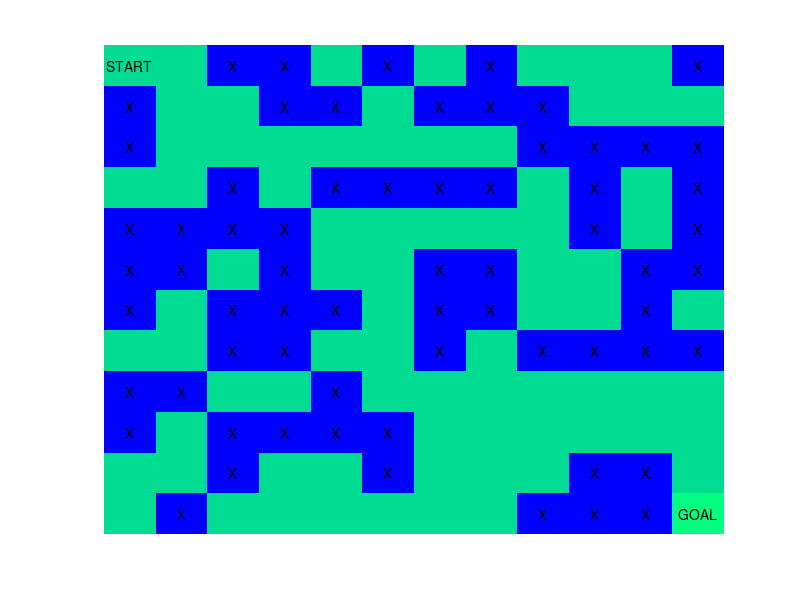

Recreate this plot in MATLAB. (Note: this script raises an error after producing the figure.)
%% Maze Solving Using Q-learning Algorithm
% *Author:* Bhartendu Thakur, Viji Narayan
% 
% *School:* Departement of Mathematics, IIST
%% Description
% In this example we will sovle a maze using Q-Learning (Reinforcement Learning)
% 
% 
% 
% *Reinforcement Learning*
% 
% Reinforcement learning (Sutton & Barto, 1998) is a principled mathematical 
% framework for experience-driven, goal-directed learning and decision making. 
% RL starts with interaction between agent and environment, agent take action 
% in environment, which drives it to next state and receives a rewards based on 
% the goodness of that action. As shown in figure 1, at any time-step _*t_*, agent 
% being in state $s_t$ take action $a_t$ in environment gets reward $r_t$ and 
% observe next state $s_{t+1}$. Reinforcement learning algorithms, push up the 
% probabilities of taking good actions to achieve desired goals. In this example 
% we'll solve _n x n _maze using Q-learning technique.
% 
% 
% 
%  FIGURE 1: Reinforcement Learning
% 
% *Q-Learning*
% 
% Reinforcement learning can generally be sub-divided into model-free & model-based 
% as shown in figure 2. In model-based RL dynamical model of the environment is 
% used & in model-free RL, a policy or value function is learnt.
% 
% 
% 
% 
% 
% FIGURE 2: Subdivision in RL
% 
% 
% 
% Model-free RL is divided into two broad categories, off-policy & on-policy 
% learning. On-policy method such as SARSA, return for state-action pairs assuming 
% the current policy continues to be followed is estimated, where return is termed 
% for total discounted future reward. In off-policy methods policy used to generate 
% training data (Behaviour policy) & policy to be estimated (Target policy) are 
% different.
% 
% 
% 
% 
% 
% FIGURE 3: Block diagram: Q-learning
% 
% 
% 
% Q-learning as shown in figure 2, a model-free, off-policy learning proposed 
% by (Watkins & Dayan, 1992) is basically process of evaluating the goodness of 
% a state-action pair. Q-value at state_ s_ and action _a_, is defined the expected 
% cumulative reward from taking action _a_ in state_ s_ and then following the 
% _policy. _In other words Q-Learning is off-policy learning as one can choose 
% our action just by looking at $Q(s', a')$, without worrying about what happens 
% next. In each episode, Q-values of current state _s_ are updated using the Q-value 
% of next state _s'_ and the greedy action _a'_ using Bellman Optimality Equation 
% which is given below,
% 
% 
% 
% $$Q^*(s,a) = \mathbb{E}_{s' \sim \epsilon}\bigg[{ r + \gamma \max_{a'} 
% Q^*(s', a') \Big| s, a }\bigg]$$
% 
%  
% 
% *Bellman Equation* for Q-value Function serves as a target (greedy) policy 
% along with   $\epsilon$-greedy policy as behavior policy where random action 
% is chosen with a small probability of $\epsilon$, greedy action with probability 
% of (1 -  $\epsilon$). Decaying  $\epsilon$, with time another kind of behavior 
% policy.
%% Let's create a maze
% * Size of maze denoted by n
%%
n = 12;
%% 
% * Randomly Generating Path/Links

maze = -50*ones(n,n);

for i=1:(n-3)*n
    maze(randi([1,n]),randi([1,n]))=1;
end
%% 
% * Starting Node

maze(1,1) = 1;
%% 
% * Goal

maze(n,n) = 10;
%% 
% _For a stored solvable maze uncomment following:_

% load('maze12x12.mat');
%% 
% Display maze in matrix form is:

disp(maze)
%% Visualizing the MAZE
% * Check for atleast one path between Start & Goal
% * Dimension of maze 12x12 i.e., n=12
% * Starting Position is (1,1)
% * Goal is to reach (12,12)
%%
n=length(maze);

figure
imagesc(maze)
colormap(winter)

for i=1:n
    for j=1:n
        if maze(i,j)==min(maze)
            text(j,i,'X','HorizontalAlignment','center')
        end
    end
end
text(1,1,'START','HorizontalAlignment','center')
text(n,n,'GOAL','HorizontalAlignment','center')

axis off

Goal=n*n;
fprintf('Goal State is: %d',Goal)
%% Creating Reward Matrix for the Maze
% Possible actions are:
% 
% * Up      :  (i-n)
% * Down :  (i+n)
% * Left    :  (i-1)
% * Right  :  (i+1)
% * Diagonally SE  :  (i+n+1)
% * Diagonally SW :  (i+n-1)
% * Diagonally NE  :  (i-n+1)
% * Diagonally NW :  (i-n-1)
% 
% Reward  is - $\infty$ (i.e. No reward) for any other actions. Thus any 
% other action other then above action will not occur.
%%
reward=zeros(n*n);

for i=1:Goal
    reward(i,:)=reshape(maze',1,Goal);
end

for i=1:Goal
    for j=1:Goal
        if j~=i-n  && j~=i+n  && j~=i-1 && j~=i+1 && j~=i+n+1 && j~=i+n-1 && j~=i-n+1 && j~=i-n-1
            reward(i,j)=-Inf;
        end    
    end
end

for i=1:n:Goal
    for j=1:i+n
        if j==i+n-1 || j==i-1 || j==i-n-1
            reward(i,j)=-Inf;
            reward(j,i)=-Inf;
        end
    end
end
%% Q-Learning algorithm
% 
% 
% FIGURE 4: Q-learning: An off-policy TD control algorithm <http://web.stanford.edu/class/psych209/Readings/SuttonBartoIPRLBook2ndEd.pdf 
% (Refer to Reinforcement Learning: An Introduction)>
% 
% In this chunk we,
% 
% # Initialize the Q-matrix.
% # Set the goal state to be 'n*n'. 
% # Set Discount factor $\gamma =0\ldotp 9$ <https://ipfs.io/ipfs/QmXoypizjW3WknFiJnKLwHCnL72vedxjQkDDP1mXWo6uco/wiki/Q-Learning.html 
% (Influence of variables on the algorithm)>
% # Learning rate, $\alpha =0\ldotp 2$ (Selected after several runs)
% # Set maximum number of iterations
%%
q = randn(size(reward));
gamma = 0.9;
alpha = 0.2;
maxItr = 50;
%% 
% * cs $\Rightarrow$ current state
% * ns $\Rightarrow$ next state
% 
% _Repeat until Convergence OR Maximum Iterations_

for i=1:maxItr
    
    % Starting from start position    
    cs=1;
    
    % Repeat until Goal state is reached
    while(1)
        
    % possible actions for the chosen state
    n_actions = find(reward(cs,:)>0);

    % choose an action at random and set it as the next state
    ns = n_actions(randi([1 length(n_actions)],1,1));
       
            % find all the possible actions for the selected state
            n_actions = find(reward(ns,:)>=0);
            
            % find the maximum q-value i.e, next state with best action
            max_q = 0;
            for j=1:length(n_actions)
                max_q = max(max_q,q(ns,n_actions(j)));
            end
            
            % Update q-values as per Bellman's equation
            q(cs,ns)=reward(cs,ns)+gamma*max_q;
            
            % Check whether the episode has completed i.e Goal has been reached
            if(cs == Goal)
                break;
            end
            
            % Set current state as next state
            cs=ns;
    end
end
%% Solving the maze
% * Starting from the first postion
%%
start = 1;
move = 0;
path = start;
%% 
% * Iterating until Goal-State is reached

while(move~=Goal)
    [~,move]=max(q(start,:));
    
    % Deleting chances of getting stuck in small loops  (upto order of 4)  
    if ismember(move,path)
        [~,x]=sort(q(start,:),'descend');
        move=x(2); 
        if ismember(move,path)
            [~,x]=sort(q(start,:),'descend');
            move=x(3);
            if ismember(move,path)
                [~,x]=sort(q(start,:),'descend');
                move=x(4);
                if ismember(move,path)
                    [~,x]=sort(q(start,:),'descend');
                    move=x(5);
                end
            end
        end
    end
    
    % Appending next action/move to the path
    path=[path,move];
    start=move;
end
%% Solution of maze 
% i.e, Optimal Path between START to GOAL
%%
fprintf('Final path: %s',num2str(path))
fprintf('Total steps: %d',length(path))
% reproducing path to matrix path
pmat=zeros(n,n);

[q, r]=quorem(sym(path),sym(n));
q=double(q);r=double(r);
q(r~=0)=q(r~=0)+1;r(r==0)=n;

for i=1:length(q)
    pmat(q(i),r(i))=50;
end  
%% Final Plot of the maze
%%
figure
imagesc(pmat)
colormap(white)

for i=1:n
    for j=1:n
        if maze(i,j)==min(maze)
            text(j,i,'X','HorizontalAlignment','center')
        end
        if pmat(i,j)==50
            text(j,i,'\bullet','Color','red','FontSize',28)
        end
    end
end
text(1,1,'START','HorizontalAlignment','right')
text(n,n,'GOAL','HorizontalAlignment','right')

hold on
imagesc(maze,'AlphaData',0.2)
colormap(winter)
hold off
axis off
%% Thus, we solved the maze and optimal path has been shown.
%  - Bhartendu, Machine Learning & Computing, <https://www.linkedin.com/in/matrixb/ 
% [1]> <https://in.mathworks.com/matlabcentral/profile/authors/10083740-bhartendu 
% [2]> <https://github.com/matrixbt [3]>